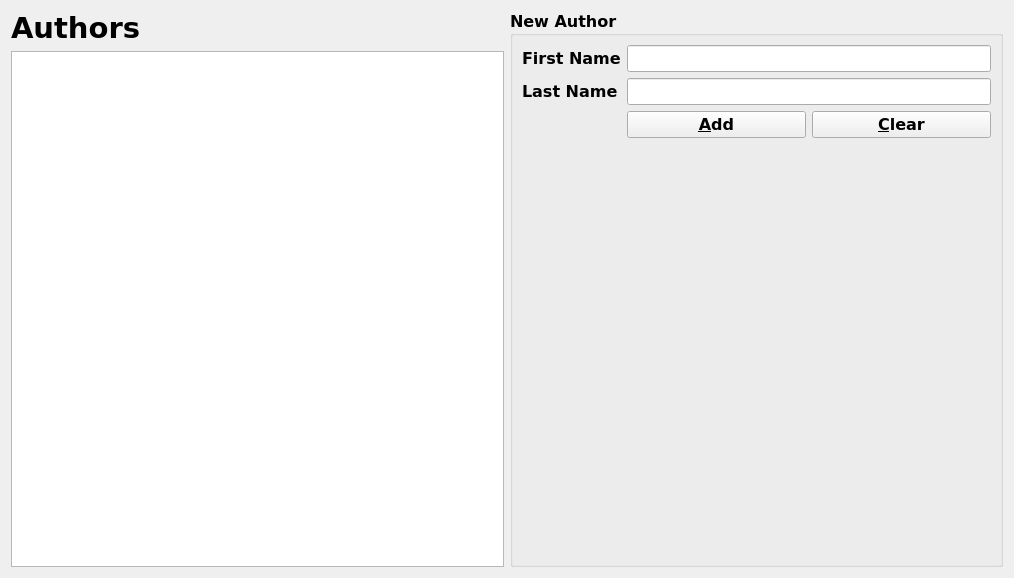
<?xml version="1.0" encoding="UTF-8"?>
<ui version="4.0">
 <class>AuthorView</class>
 <widget class="QWidget" name="AuthorView">
  <property name="geometry">
   <rect>
    <x>0</x>
    <y>0</y>
    <width>1014</width>
    <height>578</height>
   </rect>
  </property>
  <property name="font">
   <font>
    <family>Verdana</family>
    <pointsize>12</pointsize>
    <weight>75</weight>
    <bold>true</bold>
   </font>
  </property>
  <property name="windowTitle">
   <string>Form</string>
  </property>
  <layout class="QHBoxLayout" name="horizontalLayout_2">
   <item>
    <layout class="QVBoxLayout" name="verticalLayout">
     <item>
      <widget class="QLabel" name="label">
       <property name="font">
        <font>
         <family>Verdana</family>
         <pointsize>22</pointsize>
         <weight>75</weight>
         <bold>true</bold>
        </font>
       </property>
       <property name="text">
        <string>Authors</string>
       </property>
      </widget>
     </item>
     <item>
      <widget class="QTableWidget" name="tableWidgetAuthors"/>
     </item>
    </layout>
   </item>
   <item>
    <widget class="QGroupBox" name="groupBox">
     <property name="title">
      <string>New Author</string>
     </property>
     <layout class="QVBoxLayout" name="verticalLayout_2">
      <item>
       <layout class="QGridLayout" name="gridLayout">
        <item row="1" column="1">
         <widget class="QLineEdit" name="lineEditLastName"/>
        </item>
        <item row="2" column="1">
         <layout class="QHBoxLayout" name="horizontalLayout">
          <item>
           <widget class="QPushButton" name="buttonSubmit">
            <property name="text">
             <string>&amp;Add</string>
            </property>
           </widget>
          </item>
          <item>
           <widget class="QPushButton" name="buttonReset">
            <property name="text">
             <string>&amp;Clear</string>
            </property>
           </widget>
          </item>
         </layout>
        </item>
        <item row="0" column="1">
         <widget class="QLineEdit" name="lineEditFirstName"/>
        </item>
        <item row="0" column="0">
         <widget class="QLabel" name="label_2">
          <property name="text">
           <string>First Name</string>
          </property>
         </widget>
        </item>
        <item row="1" column="0">
         <widget class="QLabel" name="label_3">
          <property name="text">
           <string>Last Name</string>
          </property>
         </widget>
        </item>
        <item row="3" column="1">
         <spacer name="verticalSpacer">
          <property name="orientation">
           <enum>Qt::Vertical</enum>
          </property>
          <property name="sizeHint" stdset="0">
           <size>
            <width>20</width>
            <height>40</height>
           </size>
          </property>
         </spacer>
        </item>
       </layout>
      </item>
     </layout>
    </widget>
   </item>
  </layout>
 </widget>
 <resources/>
 <connections/>
</ui>
